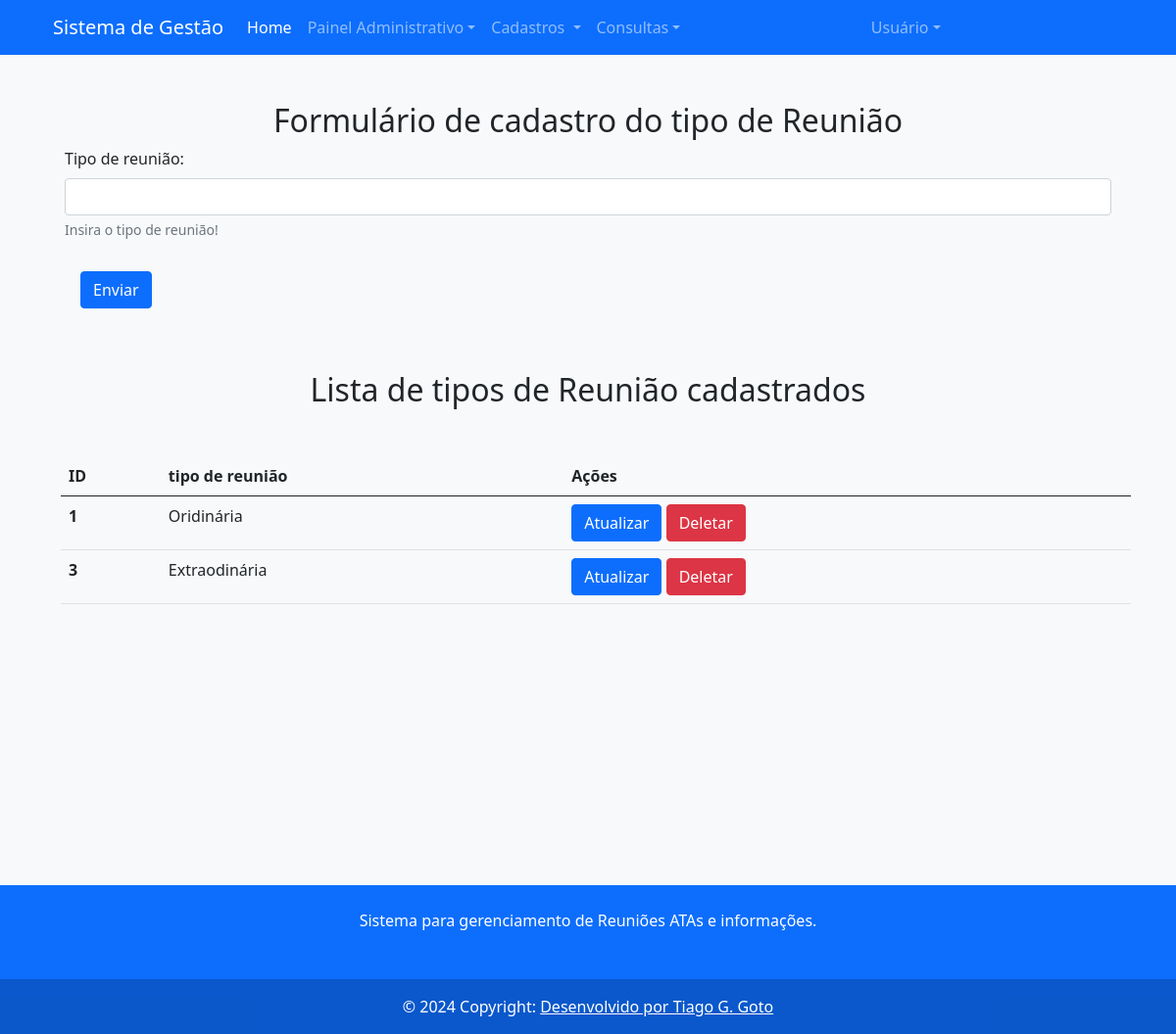
Before: /meetings/meeting_type (signed in) with the older database file.
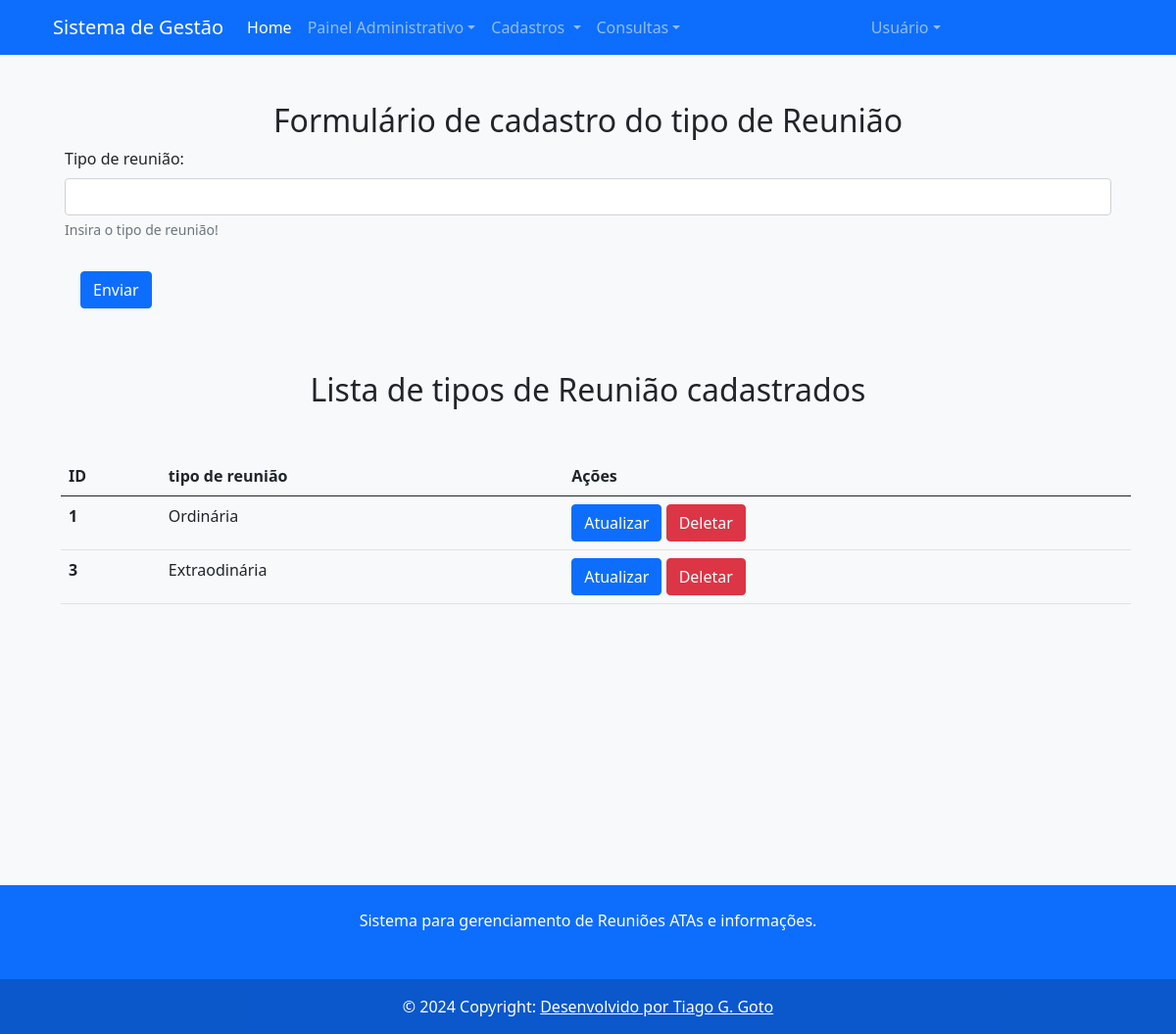
After: the same page with the newer database file.
### src/models/entities/meetings.py (models this page shows, shortened)
class Meeting_type(db.Model):
    __tablename__="meeting_type"
    id = db.Column(db.Integer, primary_key=True, autoincrement=True)
    type_name = db.Column(db.Text, nullable=False)
    meeting = db.relationship("Meetings", back_populates="meet_type", lazy='dynamic')
    numbering = db.relationship("Numbering", back_populates="meet_type", lazy="dynamic")

### src/routes/meetings.py (the view)
@meetings_route.route('/meeting_type', methods=['GET'])
@login_required
def list_meeting_type():
    meeting_type_list = Reg_meeting_type.gets()
    return render_template('meeting_type.html', dados = meeting_type_list)

### src/models/repository/meetings.py (called while the page is built)
    def gets():
        types_list = db.session.execute(db.select(Meeting_type).order_by(Meeting_type.id)).scalars()
        return types_list

### src/routes/login.py (called while the page is built)
@login_manager.user_loader
def loader_user(user_id):
    return Users.query.filter_by(userid=user_id).first()

### src/templates/meeting_type.html (shortened to what this page needs)
{% extends "base.html" %}
{% block content %}
<div class="container-fluid mt-5 mb-5">
    <h2 class="text-center m-2"> Formulário de cadastro do tipo de Reunião</h2>
    <div class="container">
        <form action="{{ url_for('meetings.insert_meeting_type') }}" method="post">
            <div class="mb-3">
                <label for="name" class="form-label">Tipo de reunião:</label>
                <input type="text" class="form-control" id="name" name="name" aria-describedby="countrynamehelp">
                <div id="countrynamehelp" class="form-text">Insira o tipo de reunião!</div>
            </div>
            <button type="submit" class="btn btn-primary m-3">Enviar</button>
        </form>
    </div>
    <h2 class="text-center m-5"> Lista de tipos de Reunião cadastrados</h2>
    <div>
        <table class="table m-2 p-3">
            <thead>
              <tr>
                <th scope="col">ID</th>
                <th scope="col">tipo de reunião</th>
                <th scope="col">Ações</th>
              </tr>
            </thead>
            <tbody>
                {% for tipo in dados %}
              <tr>
                <th scope="row"> {{ tipo.id }}</th>
                <td scope="row">{{ tipo.type_name}}</td>
                <td>
                    <form id="delcourse">
                    <button  type="submit" class="btn btn-primary"> Atualizar</button>
                    <button formtarget="delcourse" formaction="{{ url_for('meetings.del_meeting_type', id=tipo.id) }}" formmethod="post" type="submit" class="btn btn-danger"> Deletar</button>
                    </form>
                </td>
              </tr>
              {% endfor %}
            </tbody>
          </table>
    </div>
</div>
{% endblock %}

Changed rows visible on the page:
changed Meeting_type id 1: type_name "Oridinária" → "Ordinária"
